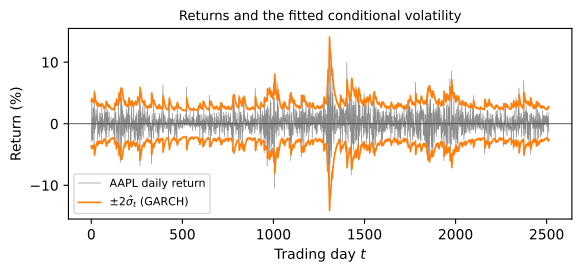

This figure's Python source:
"""Section 2.9 - ARCH / GARCH. Figure plus every number quoted.
GARCH(1,1) fitted by maximum likelihood with scipy; no external econometrics
package required."""
import numpy as np
import pandas as pd
import matplotlib.pyplot as plt
from scipy.optimize import minimize


def load(name):
    px = pd.read_csv(name, index_col=0)["Close"]
    px.index = pd.to_datetime(px.index, utc=True)
    return np.log(px).diff().dropna() * 100


def garch11_fit(r):
    """Maximise the Gaussian log-likelihood of
    sigma2_t = omega + alpha e_{t-1}^2 + beta sigma2_{t-1}."""
    e = r - r.mean()
    v0 = e.var()

    def sigma2(p):
        omega, alpha, beta = p
        s = np.empty(len(e))
        s[0] = v0
        for t in range(1, len(e)):
            s[t] = omega + alpha * e[t - 1] ** 2 + beta * s[t - 1]
        return s

    def negll(p):
        if p[0] <= 0 or p[1] < 0 or p[2] < 0 or p[1] + p[2] >= 0.999:
            return 1e10
        s = sigma2(p)
        return 0.5 * np.sum(np.log(s) + e ** 2 / s)

    best = minimize(negll, [v0 * 0.05, 0.08, 0.90], method="Nelder-Mead",
                    options={"maxiter": 4000, "xatol": 1e-8, "fatol": 1e-8})
    return best.x, np.sqrt(sigma2(best.x))


def persistence_memory(r):
    """How strongly the size of a move predicts the size of later moves."""
    a = np.abs(r - r.mean())
    a = a - a.mean()
    d = np.dot(a, a)
    return np.array([np.dot(a[:-k], a[k:]) / d for k in (1, 5, 20, 60)])


for name, f in [("AAPL", "aapl.csv"), ("S&P 500", "sp500.csv")]:
    r = load(f)
    (omega, alpha, beta), sig = garch11_fit(r.values)
    uncond = np.sqrt(omega / (1 - alpha - beta))
    mem = persistence_memory(r.values)
    print(f"\n{name}")
    print(f"  omega {omega:.4f}   alpha {alpha:.4f}   beta {beta:.4f}"
          f"   alpha+beta {alpha+beta:.4f}")
    print(f"  implied long-run daily volatility {uncond:.3f}%"
          f"   (sample {r.std():.3f}%)")
    print(f"  half-life of a volatility shock {np.log(0.5)/np.log(alpha+beta):.1f} days")
    print(f"  fitted sigma_t ranges {sig.min():.2f}% to {sig.max():.2f}%")
    print(f"  correlation of |r_t| with |r_(t-k)|, k=1,5,20,60: "
          + ", ".join(f"{v:+.3f}" for v in mem))
    if name == "AAPL":
        r_aapl, sig_aapl = r, sig

fig, ax = plt.subplots(figsize=(6.5, 2.8))
x = np.arange(len(r_aapl))
ax.plot(x, r_aapl.values, lw=0.5, color="0.55", label="AAPL daily return")
ax.plot(x, 2 * sig_aapl, lw=1.2, color="C1", label="$\\pm 2\\hat\\sigma_t$ (GARCH)")
ax.plot(x, -2 * sig_aapl, lw=1.2, color="C1")
ax.axhline(0, color="0.3", lw=0.7)
ax.set_xlabel("Trading day $t$")
ax.set_ylabel("Return (%)")
ax.set_title("Returns and the fitted conditional volatility", fontsize=9.5)
ax.legend(fontsize=8, loc="lower left")
fig.subplots_adjust(bottom=0.2)
fig.savefig("fig_garch.pdf", bbox_inches="tight")
